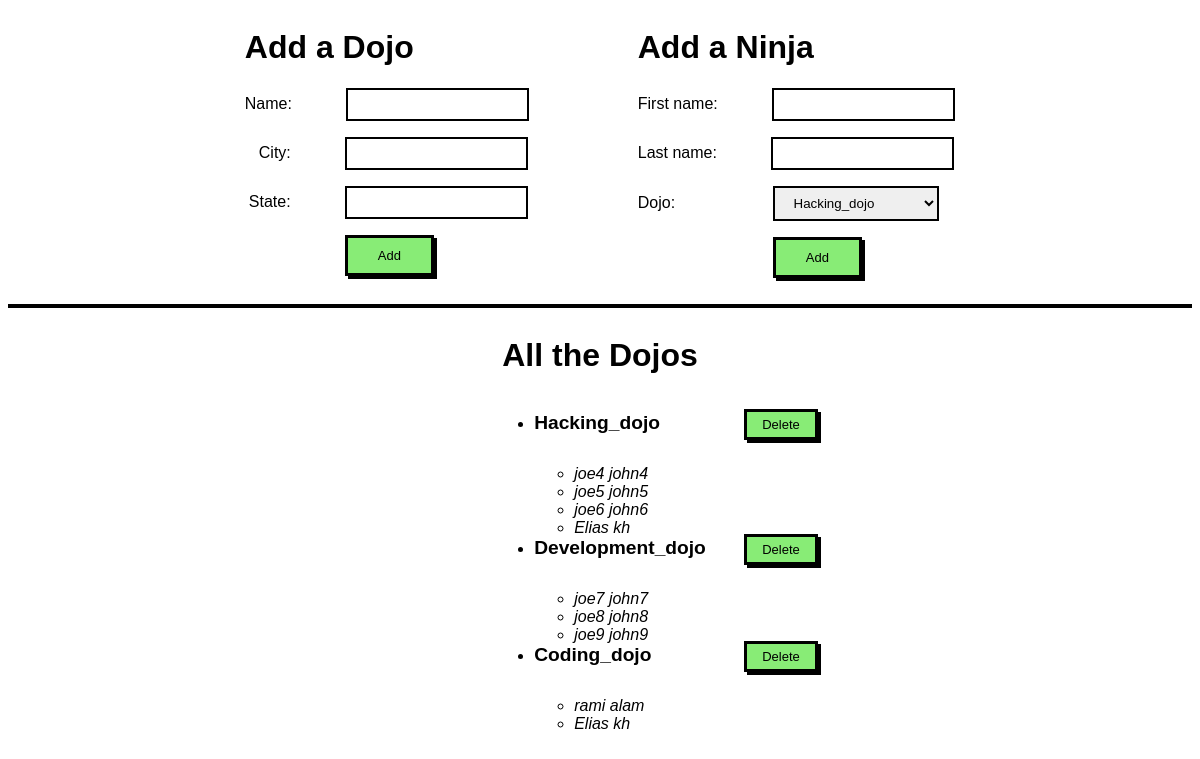
The page / on the database its author committed.
### dojo_ninjas_app/models.py (models this page shows, shortened)
class Dojo(models.Model):
    name = models.CharField(max_length=45)
    city = models.CharField(max_length=45)
    state = models.CharField(max_length=45)
    Desc = models.TextField(default = "old_dojo")
    created_at = models.DateTimeField(auto_now_add=True)
    updated_at = models.DateTimeField(auto_now=True)
    def show_all(self):
        return Dojo.objects.all()

class Ninja(models.Model):
    first_name = models.CharField(max_length=45)
    last_name = models.CharField(max_length=45)
    dojo = models.ForeignKey(Dojo, related_name= "ninjas", on_delete = models.CASCADE)
    created_at = models.DateTimeField(auto_now_add=True)
    updated_at = models.DateTimeField(auto_now=True)

### dojo_ninjas_app/views.py (the view)
# urls.py: path('', views.form),
def form(request):
    context = {
        "dojos": Dojo.show_all(Dojo),
    }
    return render (request,"form.html",context)

### dojo_ninjas_app/templates/form.html (shortened to what this page needs)
<!DOCTYPE html>
<html lang="en">
<head>
    {% load static %}
    <link rel="stylesheet" href="{% static 'css/styling.css' %}">
</head>
<body>
    <div class="top">
        <div class="dojo">
            <h1>Add a Dojo</h1>
            <form action="/result" method="post">
                <p>Name:
                    <input type="text" name="name">
                </p>
                <p class="m">City:
                    <input type="text" name="city">
                </p>
                <p class="s">State:
                    <input type="text" name="state">
                </p>
                <button type="submit" class="btn" id="bt1">Add</button>
            </form>
        </div>
        <div class="student">
            <h1>Add a Ninja</h1>
            <form action="/result2" method="post">
                <p>First name:
                    <input type="text" name="fname">
                </p>
                <p>Last name:
                    <input type="text" name="lname">
                </p>
                <p>Dojo:
                    <select name="dojo" id="dojo">
                        {% for dojo in dojos %}
                        <option value="{{dojo.id}}">{{dojo.name}}</option>
                        {%endfor%}
                    </select>
                </p>
                <button type="submit" class="btn" id="bt2">Add</button>
            </form>
        </div>
    </div>
    <hr>
    <div class="bot">
        <h1>All the Dojos</h1>
        <ul>
            {% for dojo in dojos %}
            <li><span>{{dojo.name}}</span>
                <form action="/result3" method="post">
                    <button type="submit" class="btn" id="bt3">Delete</button>
                </form>
                <ul>
                    {% for ninja in dojo.ninjas.all %}
                    <li><em>{{ninja.first_name}} {{ninja.last_name}}</em></li>
                    {% endfor %}
                </ul>
            </li>
            {% endfor %}
        </ul>
    </div>
</body>
</html>

### dojo_ninjas_app/static/css/styling.css (style rules this page uses)
* { font-family: sans-serif; }
.top { display: flex; justify-content: space-between; padding: 0 20%; }
.m { margin: 0 14px; }
.s { margin-left: 4px; }
input { border: 2px solid black; padding: 7px 1px; margin-left: 50px; }
select { border: 2px solid black; padding: 7px 15px; margin-left: 93px; }
hr { border: 2px solid black; }
.btn { font-size: small; color: black; background-color: rgb(136, 236, 118); padding: 10px 30px; border: 3px solid black; box-shadow: 3px 3px black; }
#bt1 { margin-left: 100px; margin-bottom: 20px; }
#bt2 { margin-left: 135px; }
#bt3 { padding: 5px 15px; position: relative; left: 210px; bottom: 25px; }
span { font-size: larger; font-weight: 600; }
.bot { display: flex; flex-direction: column; align-items: center; }

### rows shown on the page
Dojo: name "Hacking_dojo"
Ninja: first_name "joe4", last_name "john4"
Ninja: first_name "joe5", last_name "john5"
Ninja: first_name "joe6", last_name "john6"
Ninja: first_name "Elias", last_name "kh"
Dojo: name "Development_dojo"
Ninja: first_name "joe7", last_name "john7"
Ninja: first_name "joe8", last_name "john8"
Ninja: first_name "joe9", last_name "john9"
Dojo: name "Coding_dojo"
Ninja: first_name "rami", last_name "alam"
Ninja: first_name "Elias", last_name "kh"

### other values the page prints
form field dojo "Hacking_dojo"
